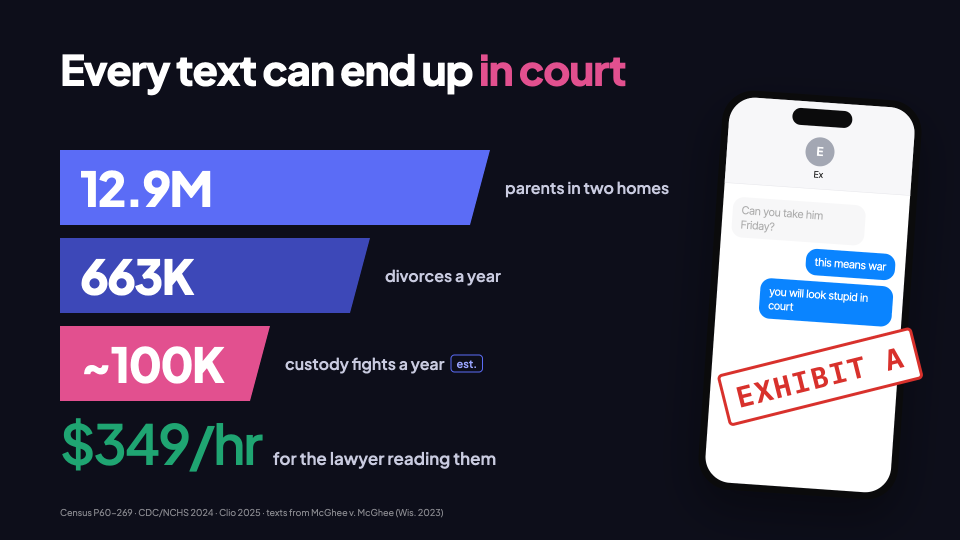
#> input picture pitch/variants/s2/r2-1.png, 1920 x 1080 px, found by its file name (shown at 1/2 size); its folder holds 4 pictures in this run
$ python sheet2.py r2-1.png
#> lines starting #> are read from the running program, lines starting #| are printed output that depends on the picture
import sys, os
from PIL import Image, ImageDraw, ImageFont
d = sys.argv[1]
W = 1180; H = int(W * 1080 / 1920); pad = 30; lab = 44
sheet = Image.new('RGB', (2 * W + 3 * pad, 3 * (H + pad + lab) + pad), 'white')
#> sheet: PIL image 2450x2241 RGB; every value is 255
dr = ImageDraw.Draw(sheet)
try:
    f = ImageFont.truetype('/System/Library/Fonts/Helvetica.ttc', 34)
except Exception:
    f = None
for i in range(5):
    im = Image.open(os.path.join(d, f'r2-{i+1}.png')).convert('RGB').resize((W, H), Image.LANCZOS)
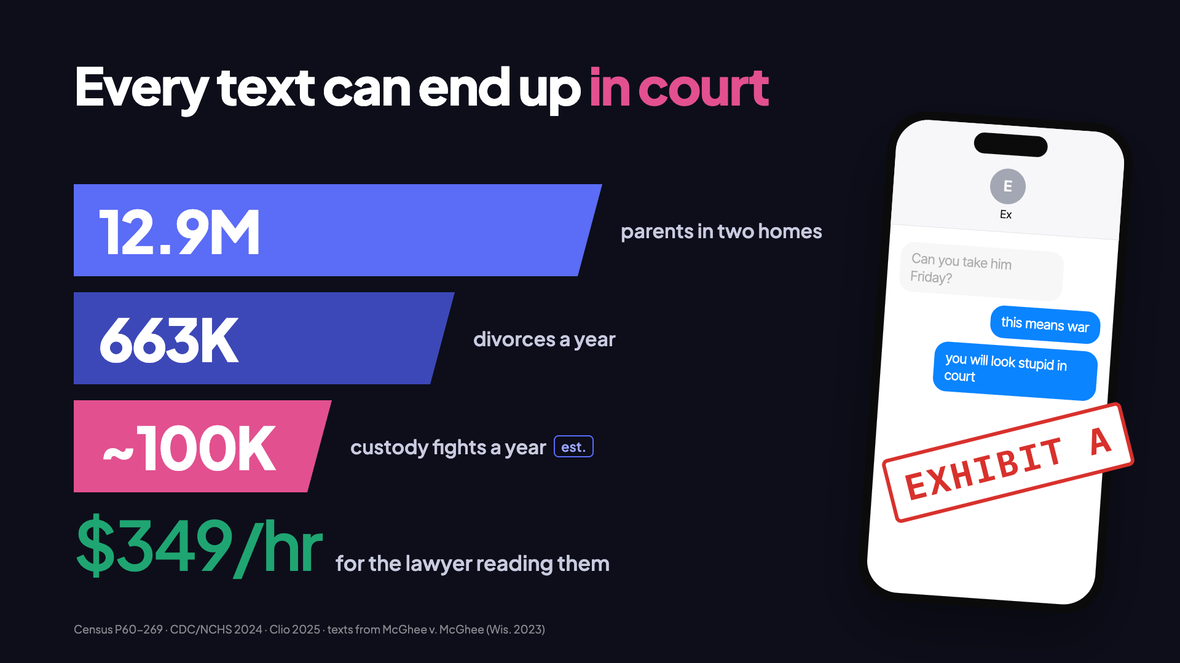
#> im: PIL image 1180x663 RGB; mean R, G, B 62.1, 61.7, 85.3
    x = pad + (i % 2) * (W + pad); y = pad + (i // 2) * (H + pad + lab)
    dr.text((x, y), 'ABCDE'[i], fill='black', font=f)
    sheet.paste(im, (x, y + lab))
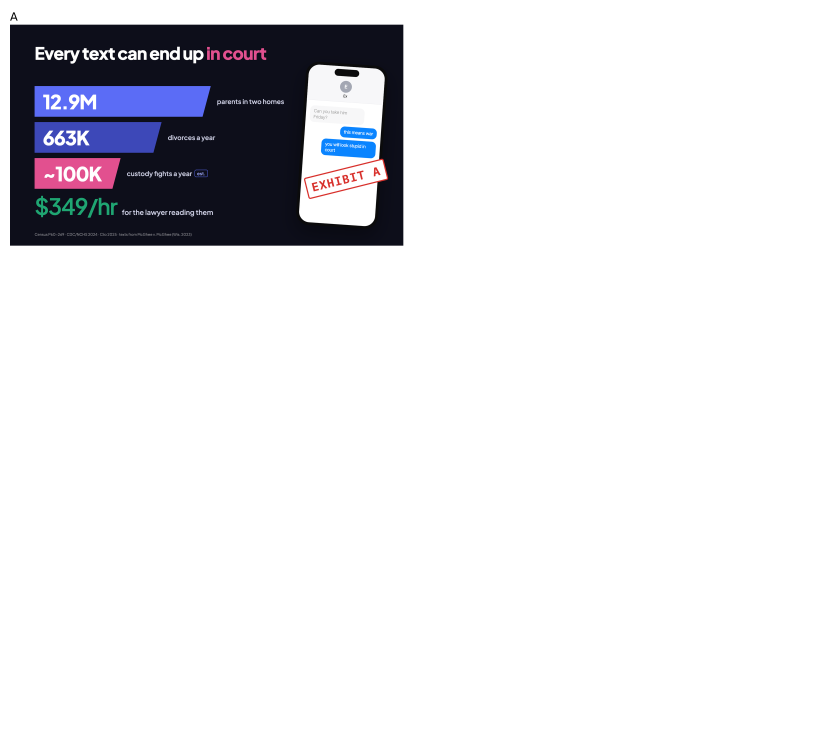
#> sheet: PIL image 2450x2241 RGB (shown at 1/3 size); mean R, G, B 227.5, 227.4, 230.8
#> pass 2 of the loop `for i in range(5):`:
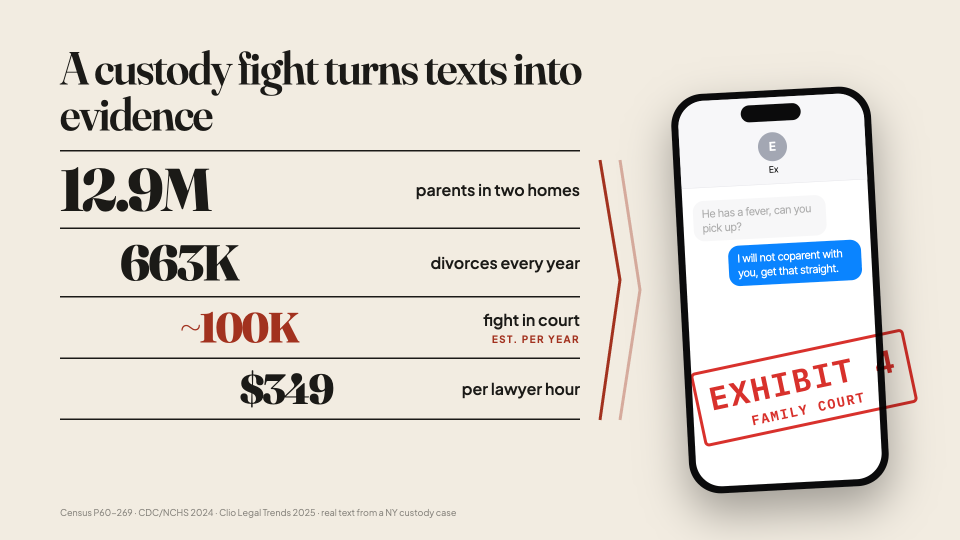
#> input picture pitch/variants/s2/r2-2.png, 1920 x 1080 px, found by its file name (shown at 1/2 size)
#> `im = Image.open(os.path.join(d, f'r2-{i+1}.png')).convert('RGB').resiz..`:
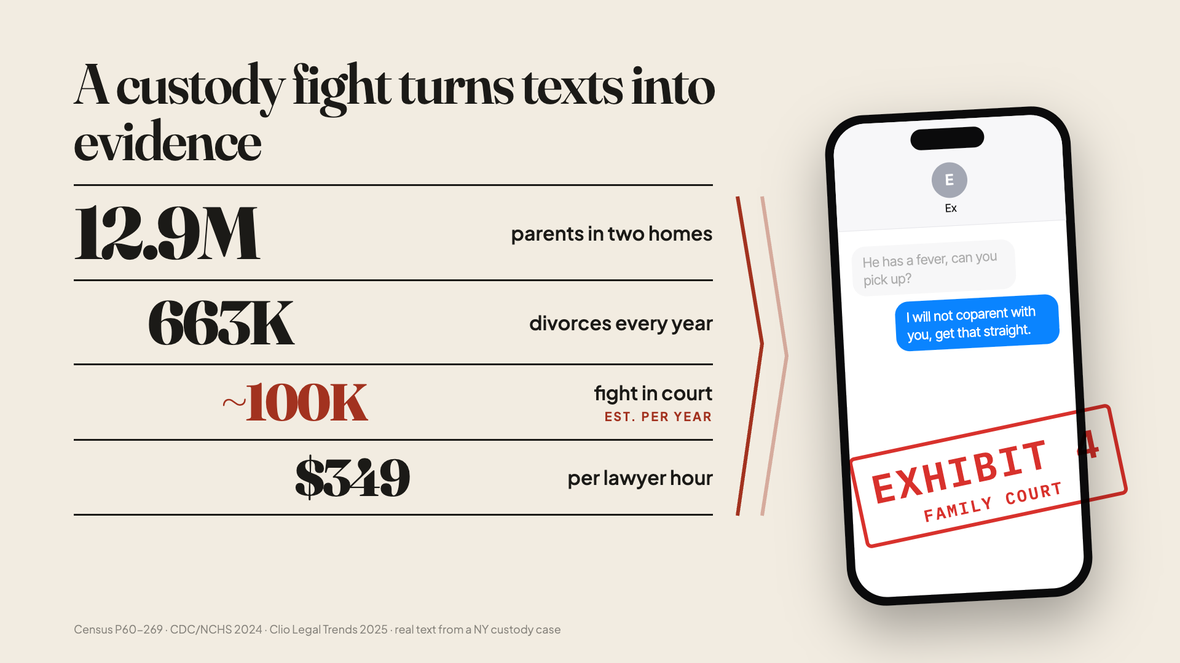
#> im: PIL image 1180x663 RGB; mean R, G, B 225.8, 220.4, 212.6
#> `sheet.paste(im, (x, y + lab))`:
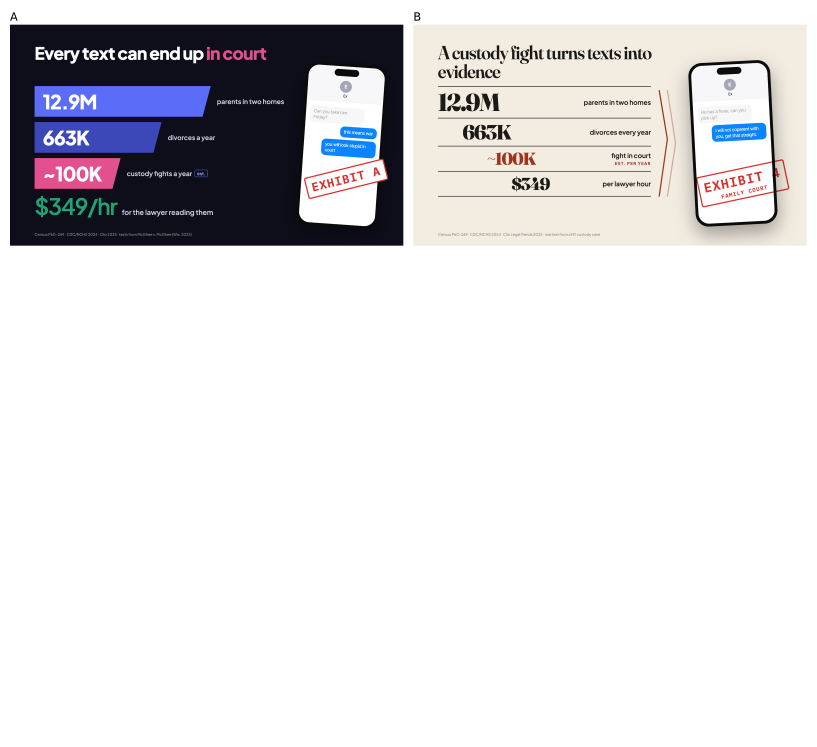
#> sheet: PIL image 2450x2241 RGB (shown at 1/3 size); mean R, G, B 223.3, 222.5, 224.7
#> pass 3 of the loop `for i in range(5):`:
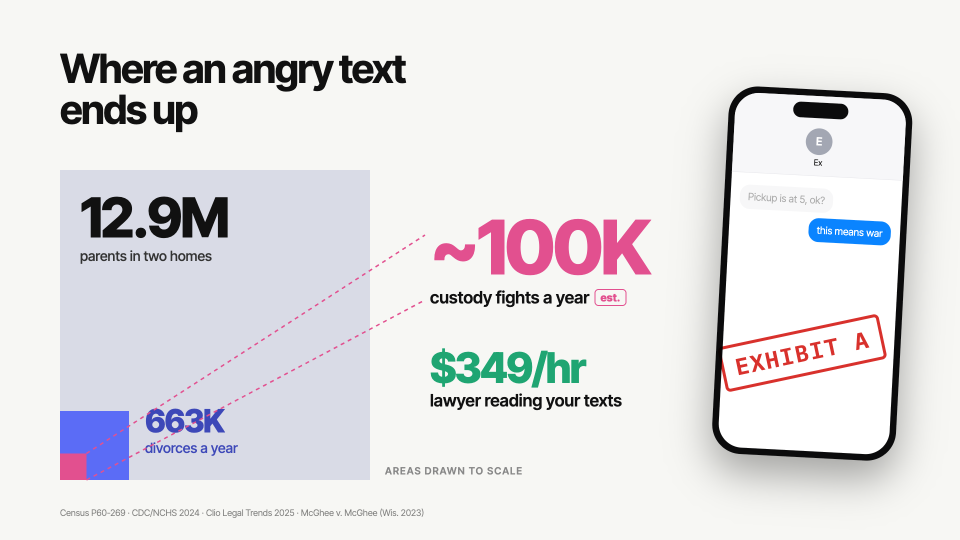
#> input picture pitch/variants/s2/r2-3.png, 1920 x 1080 px, found by its file name (shown at 1/2 size)
#> `im = Image.open(os.path.join(d, f'r2-{i+1}.png')).convert('RGB').resiz..`:
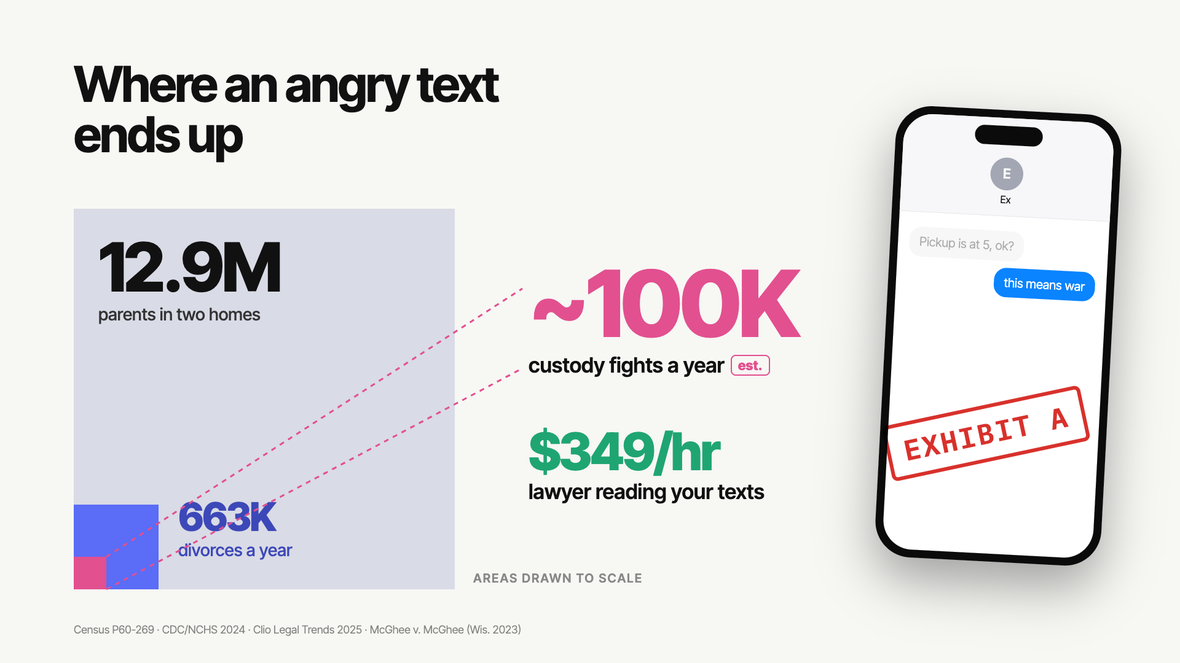
#> im: PIL image 1180x663 RGB; mean R, G, B 227.3, 226.1, 228.5
#> `sheet.paste(im, (x, y + lab))`:
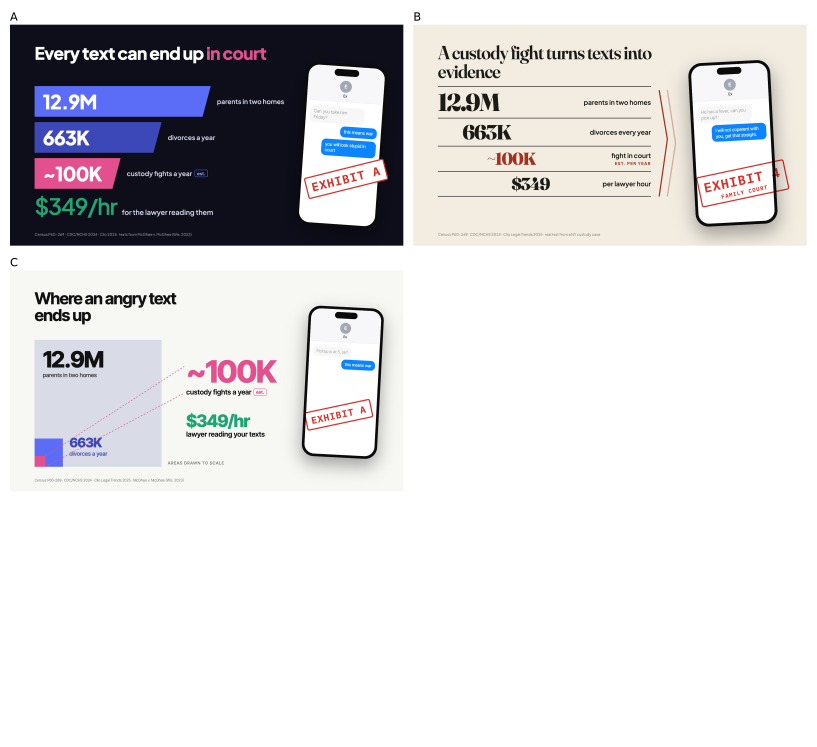
#> sheet: PIL image 2450x2241 RGB (shown at 1/3 size); mean R, G, B 219.4, 218.4, 221
#> (the run stopped early here; a loop or call above may not have finished)
